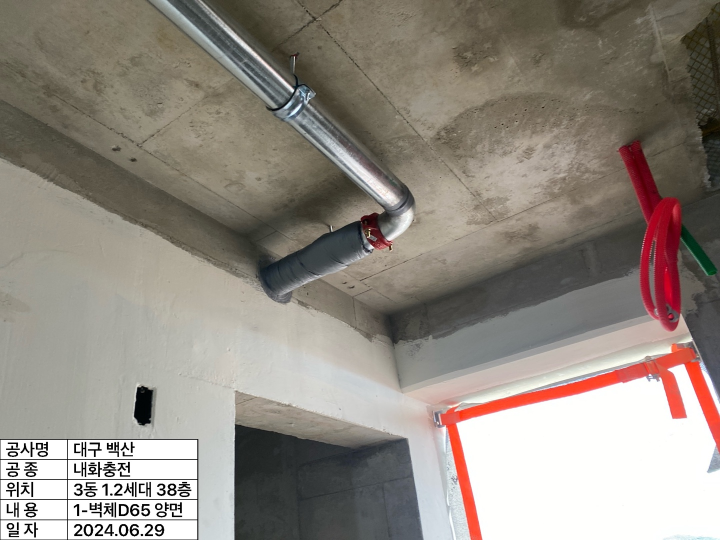
#> input picture sample_data/photos/378.jpg, 1440 x 1080 px (shown at 1/2 size)
$ python -i cropper.py   (imports and definitions only)
#> lines starting #> are read from the running program, lines starting #| are printed output that depends on the picture; after the words box and inside, x2 and y2 are one past the last pixel; in counts of white or black regions, pixels touching at a corner belong together
#> further down, picture is the input picture: shape (1080, 1440, 3); mean B, G, R 129.5, 138.1, 145.5
"""Table cropper module using OpenCV for boundary and white rectangle detection.

Based on the validated approach in data_preparation.ipynb, detecting construction
board tables using white color masking, Canny edge detection, morphological dilation,
and spatial/shape filtering without deep learning models.
"""

from dataclasses import dataclass
from typing import Optional, Tuple, List, Dict, Any
import cv2
import numpy as np

from .loader import LoadedImage


@dataclass
class CropResult:
    """Result of table detection and cropping."""
    cropped_image: np.ndarray
    bbox: Tuple[int, int, int, int]  # (x, y, w, h)
    original_shape: Tuple[int, int, int]  # (height, width, channels)
    confidence: float
    is_fallback: bool
    source_id: str
    file_name: str
    metadata: Dict[str, Any]

    @property
    def x(self) -> int:
        return self.bbox[0]

    @property
    def y(self) -> int:
        return self.bbox[1]

    @property
    def width(self) -> int:
        return self.bbox[2]

    @property
    def height(self) -> int:
        return self.bbox[3]

    @property
    def aspect_ratio(self) -> float:
        return self.width / max(self.height, 1)

    # [5 lines left out: function area_ratio, not called in this run]


class TableCropper:
    """Detects and crops table/board regions from construction site photos."""

    def __init__(
        self,
        lower_white: Tuple[int, int, int] = (253, 253, 253),
        upper_white: Tuple[int, int, int] = (255, 255, 255),
        canny_thresh1: int = 20,
        canny_thresh2: int = 70,
        dilate_iterations: int = 1,
        erode_iterations: int = 0,
        kernel_size: Tuple[int, int] = (5, 5),
        filter_bottom_left: bool = True,
        padding_px: int = 0,
        min_area_ratio: float = 0.005,
        max_area_ratio: float = 0.85,
    ):
        """Initialize table cropper with detection parameters.

        Args:
            lower_white: Lower BGR bound for white color mask.
            upper_white: Upper BGR bound for white color mask.
            canny_thresh1: First threshold for Canny edge detector.
            canny_thresh2: Second threshold for Canny edge detector.
            dilate_iterations: Number of dilation iterations to connect table borders.
            erode_iterations: Number of erosion iterations.
            kernel_size: Morphological kernel size.
            filter_bottom_left: Prioritize bottom-left region typical for construction boards.
            padding_px: Extra padding pixels around the detected bounding box.
            min_area_ratio: Minimum area ratio relative to full image size.
            max_area_ratio: Maximum area ratio relative to full image size.
        """
        self.lower_white = np.array(lower_white, dtype=np.uint8)
        self.upper_white = np.array(upper_white, dtype=np.uint8)
        self.canny_thresh1 = canny_thresh1
        self.canny_thresh2 = canny_thresh2
        self.dilate_iterations = dilate_iterations
        self.erode_iterations = erode_iterations
        self.kernel = np.ones(kernel_size, dtype=np.uint8)
        self.filter_bottom_left = filter_bottom_left
        self.padding_px = padding_px
        self.min_area_ratio = min_area_ratio
        self.max_area_ratio = max_area_ratio

    def mask_white(self, image: np.ndarray) -> np.ndarray:
        """Mask out all non-white pixels as black."""
        mask = cv2.inRange(image, self.lower_white, self.upper_white)
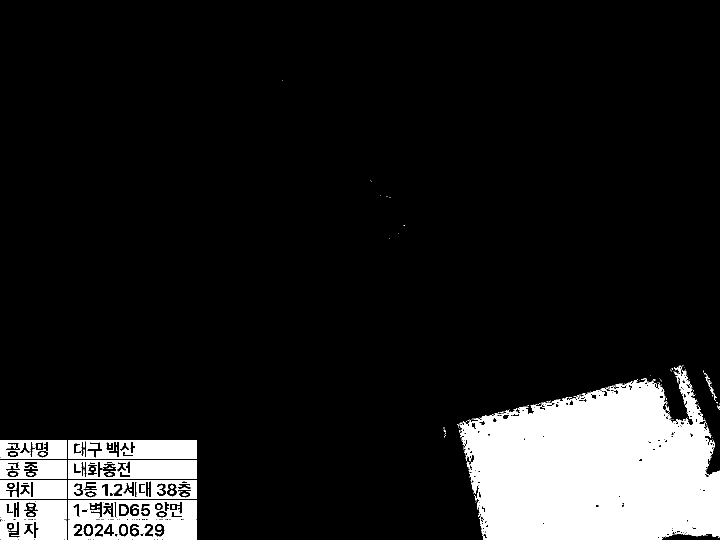
#> mask: shape (1080, 1440) (shown at 1/2 size); 12% white; 197 white regions (157 under 20 px), largest, box (x1, y1, x2, y2) and area: (919, 731, 1440, 1080) 131022, (136, 880, 394, 918) 8041, (136, 920, 394, 958) 7679
        mask_inverse = cv2.bitwise_not(mask)
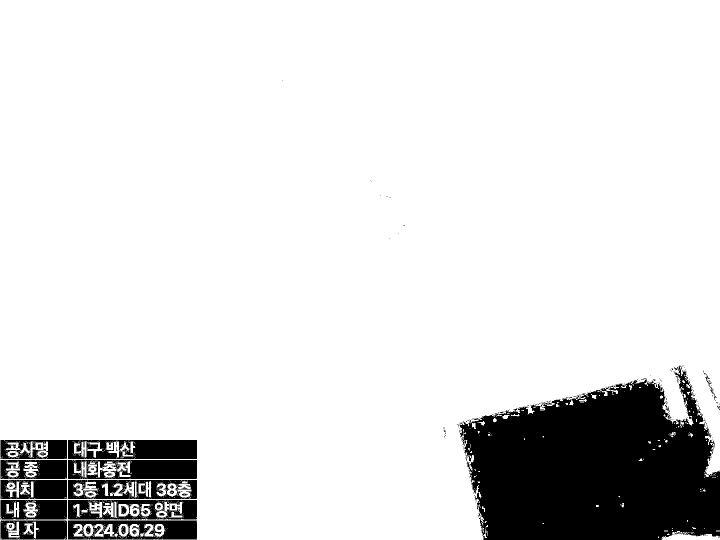
#> mask_inverse: shape (1080, 1440) (shown at 1/2 size); 88% white; 197 black regions (157 under 20 px), largest, box (x1, y1, x2, y2) and area: (919, 731, 1440, 1080) 131022, (136, 880, 394, 918) 8041, (136, 920, 394, 958) 7679
        masked_image = np.copy(image)
        masked_image[mask_inverse == 255] = [0, 0, 0]
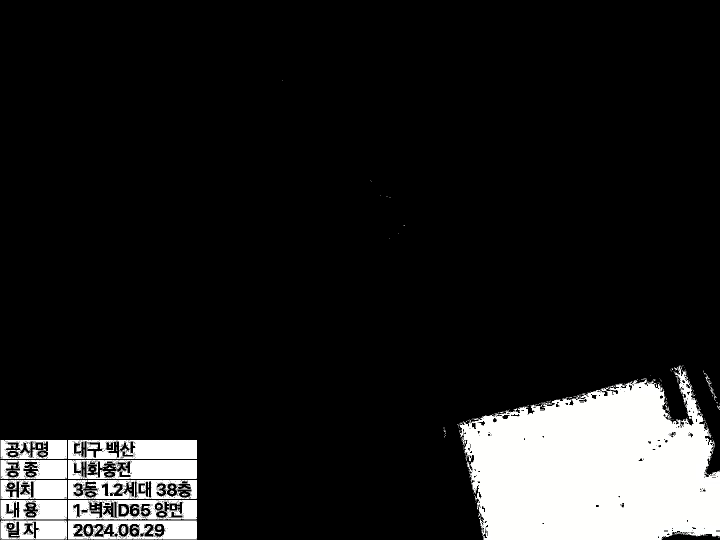
#> masked_image: shape (1080, 1440, 3) (shown at 1/2 size); mean B, G, R 30.5, 30.7, 30.7
        return masked_image

    # [29 lines left out: functions is_contour_at_bottom_left, is_valid_shape, not called in this run]

    def find_contours(self, image: np.ndarray) -> List[np.ndarray]:
        """Apply white masking, Canny edge detection, and morphological ops to find contours."""
        masked = self.mask_white(image)
        gray = cv2.cvtColor(masked, cv2.COLOR_BGR2GRAY)
        edged = cv2.Canny(gray, self.canny_thresh1, self.canny_thresh2)
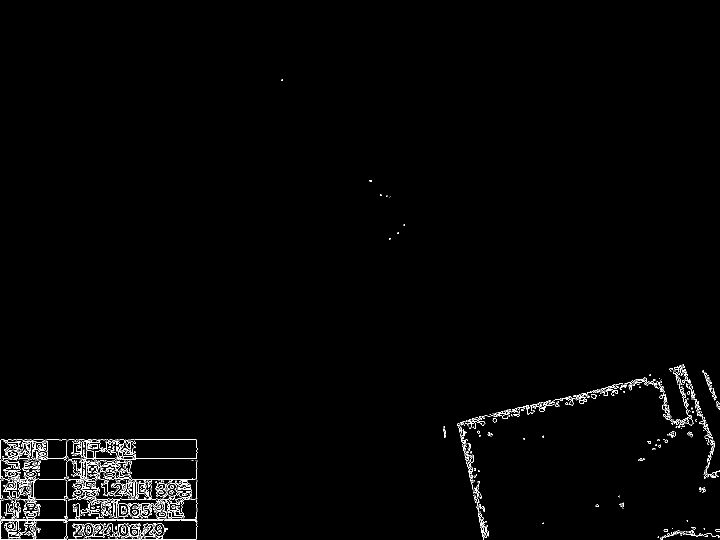
#> edged: shape (1080, 1440) (shown at 1/2 size); 1.3% white in thin lines or dots, all inside (x1, y1, x2, y2) = (0, 159, 1440, 1080)

        processed = edged
        if self.dilate_iterations > 0:
            processed = cv2.dilate(processed, self.kernel, iterations=self.dilate_iterations)
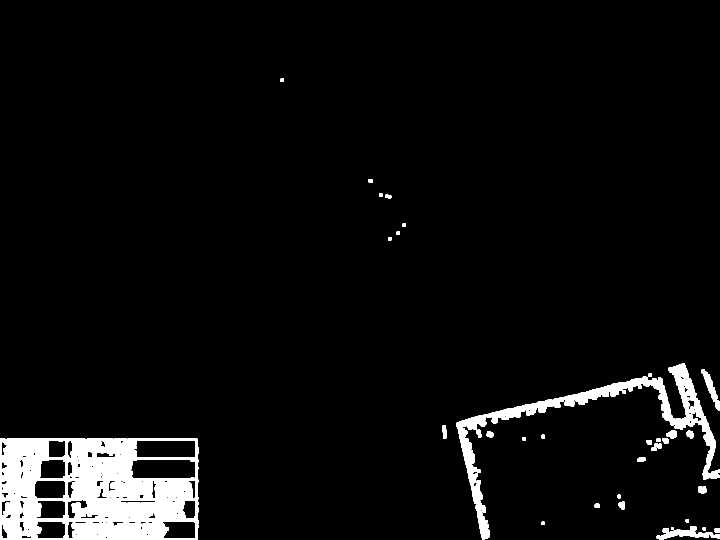
#> processed: shape (1080, 1440) (shown at 1/2 size); 5.1% white; 33 white regions
        if self.erode_iterations > 0:
            processed = cv2.erode(processed, self.kernel, iterations=self.erode_iterations)

        contours, _ = cv2.findContours(processed, cv2.RETR_EXTERNAL, cv2.CHAIN_APPROX_SIMPLE)
#> contours = 33 contours; largest, box (x1, y1, x2, y2) and area: (0, 877, 397, 1080) 79848, (912, 727, 1440, 1080) 17899, (1313, 1052, 1440, 1080) 1274, (1403, 738, 1440, 822) 831, (1333, 861, 1354, 877) 230
        return list(contours)

    # [84 lines left out: function crop, not called in this run]

>>> import cv2
>>> picture = cv2.imread('../../sample_data/photos/378.jpg')
>>> result = TableCropper().find_contours(picture)
#> result has the same summary as contours in find_contours

$ run again, on sample_data/photos/379.jpg
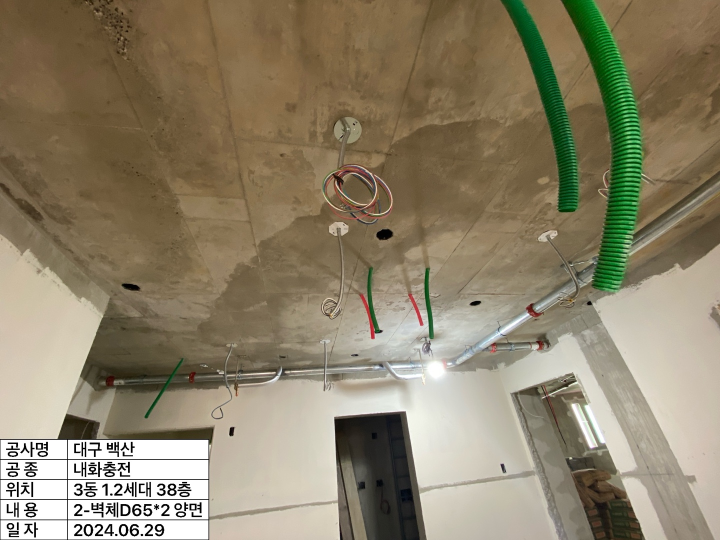
#> input picture sample_data/photos/379.jpg, 1440 x 1080 px (shown at 1/2 size)
#> picture is the input picture: shape (1080, 1440, 3); mean B, G, R 106.2, 130.3, 141
#> in mask_white, `mask = cv2.inRange(image, self.lower_white, self.upper_white)`:
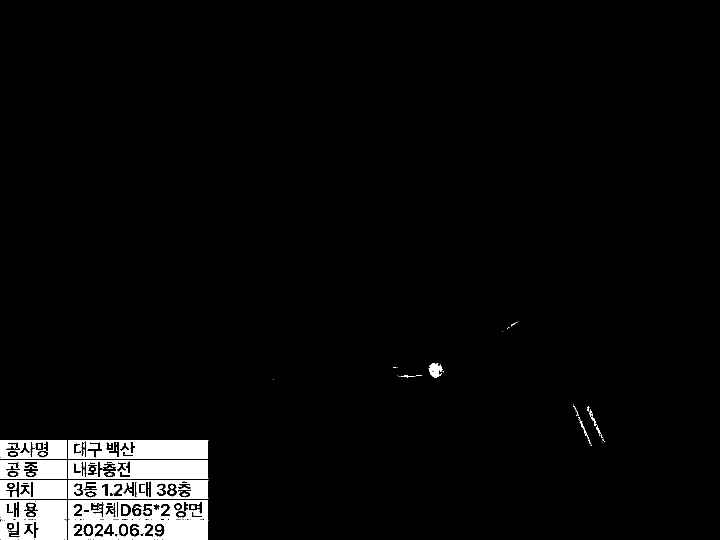
#> mask: shape (1080, 1440) (shown at 1/2 size); 3.9% white; 100 white regions (57 under 20 px), largest, box (x1, y1, x2, y2) and area: (136, 880, 417, 918) 8856, (136, 920, 417, 958) 8517, (136, 1041, 417, 1079) 7614
#> edged: shape (1080, 1440); 0.99% white in thin lines or dots, all inside (x1, y1, x2, y2) = (0, 641, 1210, 1080)
#> in find_contours, `processed = cv2.dilate(processed, self.kernel, iterations=self.dilate_..`:
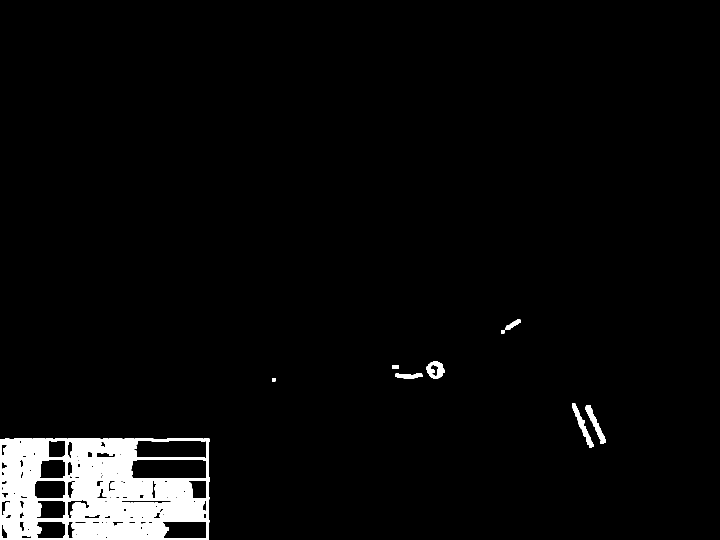
#> processed: shape (1080, 1440) (shown at 1/2 size); 3.9% white; 9 white regions
#> contours = 9 contours; largest, box (x1, y1, x2, y2) and area: (0, 877, 419, 1080) 84196, (853, 723, 890, 757) 880, (1171, 810, 1212, 888) 766, (1144, 807, 1187, 895) 762, (791, 747, 845, 757) 360
#> result has the same summary as contours in find_contours

$ run again, on sample_data/photos/380.jpg
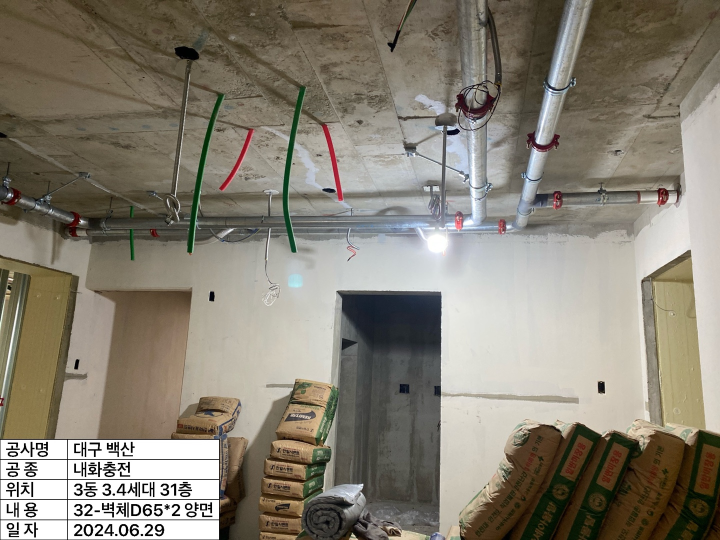
#> input picture sample_data/photos/380.jpg, 1440 x 1080 px (shown at 1/2 size)
#> picture is the input picture: shape (1080, 1440, 3); mean B, G, R 115.3, 128.3, 134.6
#> in mask_white, `mask = cv2.inRange(image, self.lower_white, self.upper_white)`:
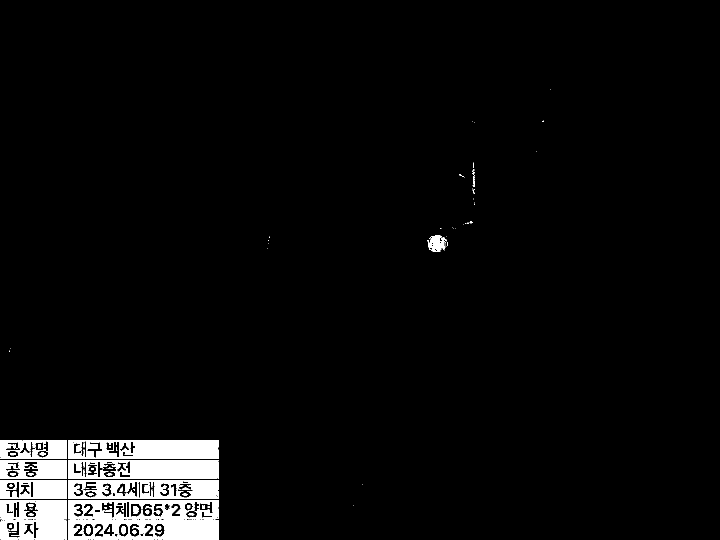
#> mask: shape (1080, 1440) (shown at 1/2 size); 4.1% white; 94 white regions (57 under 20 px), largest, box (x1, y1, x2, y2) and area: (136, 880, 438, 918) 9672, (136, 920, 438, 958) 9308, (136, 1041, 438, 1079) 8429
#> edged: shape (1080, 1440); 1% white in thin lines or dots, all inside (x1, y1, x2, y2) = (0, 178, 1103, 1080)
#> in find_contours, `processed = cv2.dilate(processed, self.kernel, iterations=self.dilate_..`:
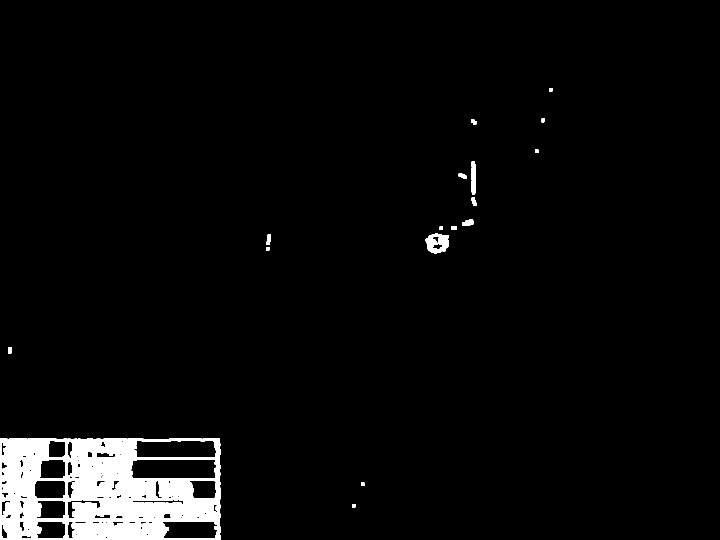
#> processed: shape (1080, 1440) (shown at 1/2 size); 4% white; 17 white regions
#> contours = 17 contours; largest, box (x1, y1, x2, y2) and area: (0, 877, 441, 1080) 88664, (851, 467, 898, 507) 1396, (942, 322, 952, 390) 508, (924, 439, 947, 452) 186, (533, 469, 542, 490) 121
#> result has the same summary as contours in find_contours

$ run again, on sample_data/photos/381.jpg
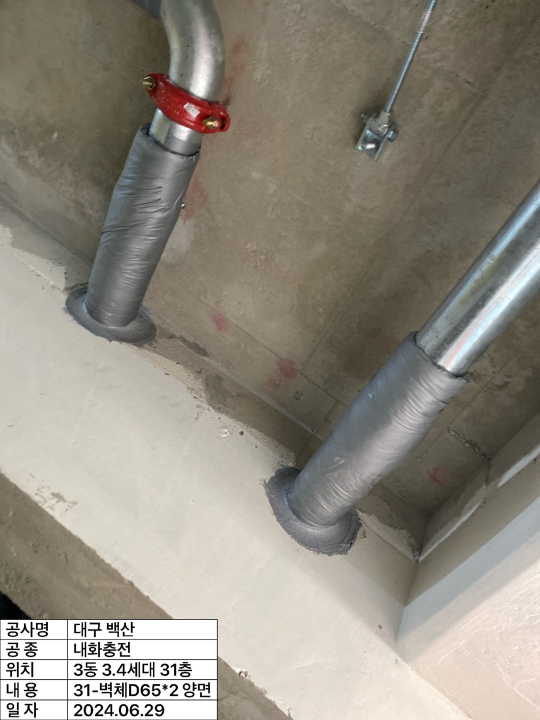
#> input picture sample_data/photos/381.jpg, 1080 x 1440 px (shown at 1/2 size)
#> picture is the input picture: shape (1440, 1080, 3); mean B, G, R 128.6, 139.8, 145.3
#> in mask_white, `mask = cv2.inRange(image, self.lower_white, self.upper_white)`:
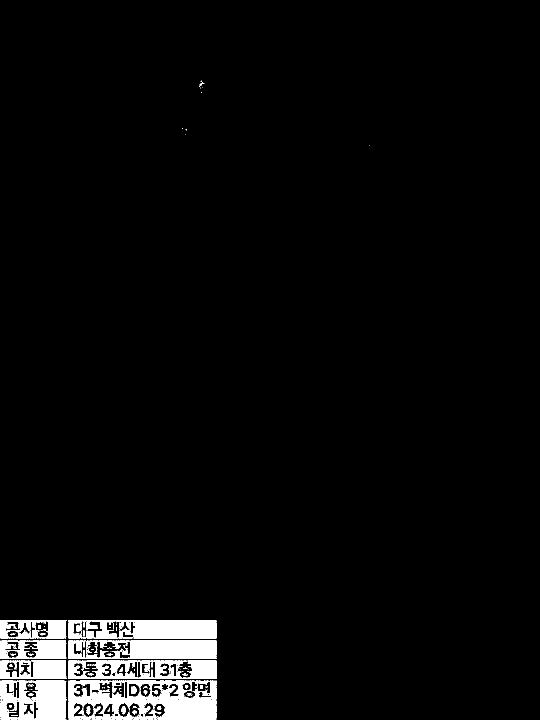
#> mask: shape (1440, 1080) (shown at 1/2 size); 3.6% white; 102 white regions (67 under 20 px), largest, box (x1, y1, x2, y2) and area: (137, 1240, 433, 1277) 8741, (137, 1281, 433, 1318) 8458, (136, 1401, 433, 1439) 7223
#> edged: shape (1440, 1080); 1.1% white in thin lines or dots, all inside (x1, y1, x2, y2) = (0, 159, 740, 1440)
#> in find_contours, `processed = cv2.dilate(processed, self.kernel, iterations=self.dilate_..`:
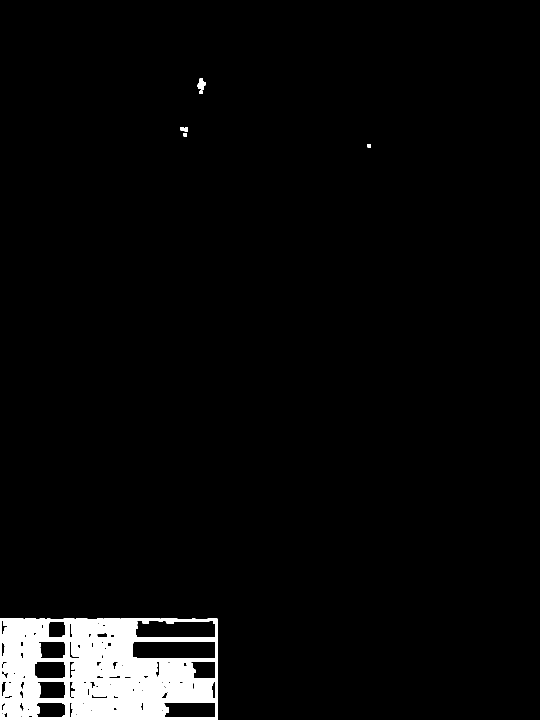
#> processed: shape (1440, 1080) (shown at 1/2 size); 4.1% white; 7 white regions
#> contours = 7 contours; box (x1, y1, x2, y2) and area: (0, 1237, 436, 1440) 87699, (395, 157, 411, 179) 214, (369, 255, 376, 263) 42, (735, 288, 742, 295) 36, (367, 266, 374, 273) 36, (361, 254, 368, 261) 36, (399, 181, 406, 188) 35
#> result has the same summary as contours in find_contours
